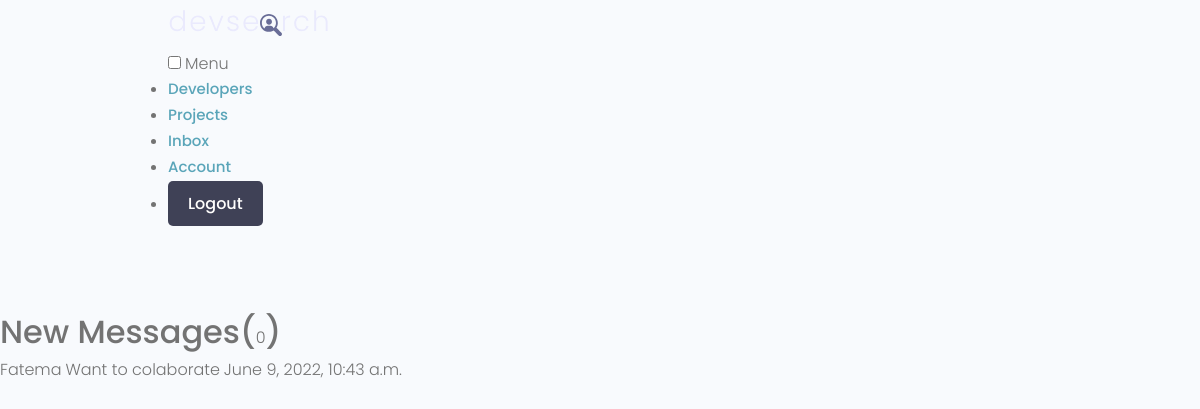
The page /inbox/ (signed in) on the database its author committed.
### users/models.py (models this page shows, shortened)
class Message(models.Model):
    sender = models.ForeignKey(
        Profile, on_delete=models.SET_NULL, null=True, blank=True)
    recipient = models.ForeignKey(
        Profile, on_delete=models.SET_NULL, null=True, blank=True, related_name="messages")
    name = models.CharField(max_length=200, null=True, blank=True)
    email = models.EmailField(max_length=200, null=True, blank=True)
    subject = models.CharField(max_length=200, null=True, blank=True)
    body = models.TextField()
    is_read = models.BooleanField(default=False, null=True)
    created = models.DateTimeField(auto_now_add=True)
    id = models.UUIDField(default=uuid.uuid4, unique=True,
                          primary_key=True, editable=False)
    class Meta:
        ordering = ['is_read', '-created']

### users/views.py (the view)
# urls.py: path('inbox/', views.inbox, name="inbox"),
@login_required(login_url='login')
def inbox(request):
    profile = request.user.profile
    messageRequests = profile.messages.all()
    unreadCount = messageRequests.filter(is_read=False).count()
    context = {'messageRequests': messageRequests, 'unreadCount': unreadCount}
    return render(request, 'users/inbox.html', context)

### users/templates/users/inbox.html
{% extends 'main.html' %}
{% block content %}
<main class="inbox my-xl">
  <div class="content-box">
    <h3 class="inbox__title">New Messages(<span>{{unreadCount}}</span>)</h3>
    <ul class="messages">
      {% for message in messageRequests %}
      {% if message.is_read == False %}
      <li class="message message--unread">
        {% else %}
      <li class="message">
        {% endif %}
        <a href="{% url 'message' message.id %}">
          <span class="message__author">{{message.name}}</span>
          <span class="message__subject">{{message.subject}}</span>
          <span class="message__date">{{message.created}}</span>
        </a>
      </li>
      {% endfor %}
    </ul>
  </div>
</main>
{% endblock content %}

### static/uikit/styles/modules/_variables.css (style rules this page uses)
:root { --color-main: #5aa5b9; --color-main-light: #e6faff; --color-sub: #3f4156; --color-sub-light: #51546e; --color-sub-lighter: #ededfd; --color-text: #737373; --color-gray: #8b8b8b; --color-light: #e5e7eb; --color-light-gray: #767676; --color-bg: #f8fafd; --color-white: #fffefd; --color-white-light: #f3f3f3; --color-success: #359e64; --color-success-bg: #def8e8; --color-error: #fc4b0b; --color-error-bg: #fff2ee; --font-base: 'Poppins', arial, helvetica, 'Segoe UI', roboto, ubuntu, sans-serif; --font-monospace: 'Fira Code', 'Courier New', courier, monospace; --font-regular: 300; --font-medium: 500; --font-bold: 700; --generic-shadow: 1px 1px 5px #00000010; --generic-transition: all 0.3s ease-in-out; }

### static/uikit/styles/modules/_base.css (style rules this page uses)
* { margin: 0; padding: 0; box-sizing: border-box; text-rendering: optimizeLegibility; color: inherit; font-size: inherit; }
html { font-size: 50%; }
@media only screen and (min-width: 480px) { html { font-size: 56.25%; } }
@media only screen and (min-width: 1200px) { html { font-size: 62.5%; } }
body { line-height: 1.6; font-weight: 400; font-size: 1.5rem; color: var(--color-text); background-color: var(--color-bg); min-height: 100vh; }

### static/uikit/styles/modules/_typography.css (style rules this page uses)
* { font-family: var(--font-base); }
h3 { font-size: 3.2rem; font-weight: var(--font-medium); }
p, span, strong { font-size: 1.6rem; color: var(--color-text); font-weight: var(--font-regular); }
a { padding-bottom: 2px; text-decoration: none; display: inline-block; color: var(--color-main); font-weight: var(--font-medium); }

### static/uikit/styles/modules/_utilities.css (style rules this page uses)
.my-xl { margin: 8rem auto; }

### rows shown on the page
Message: name "Fatema", subject "Want to colaborate", created "June 9, 2022, 10:43 a.m."

### other values the page prints
{{ unreadCount }} "0"
